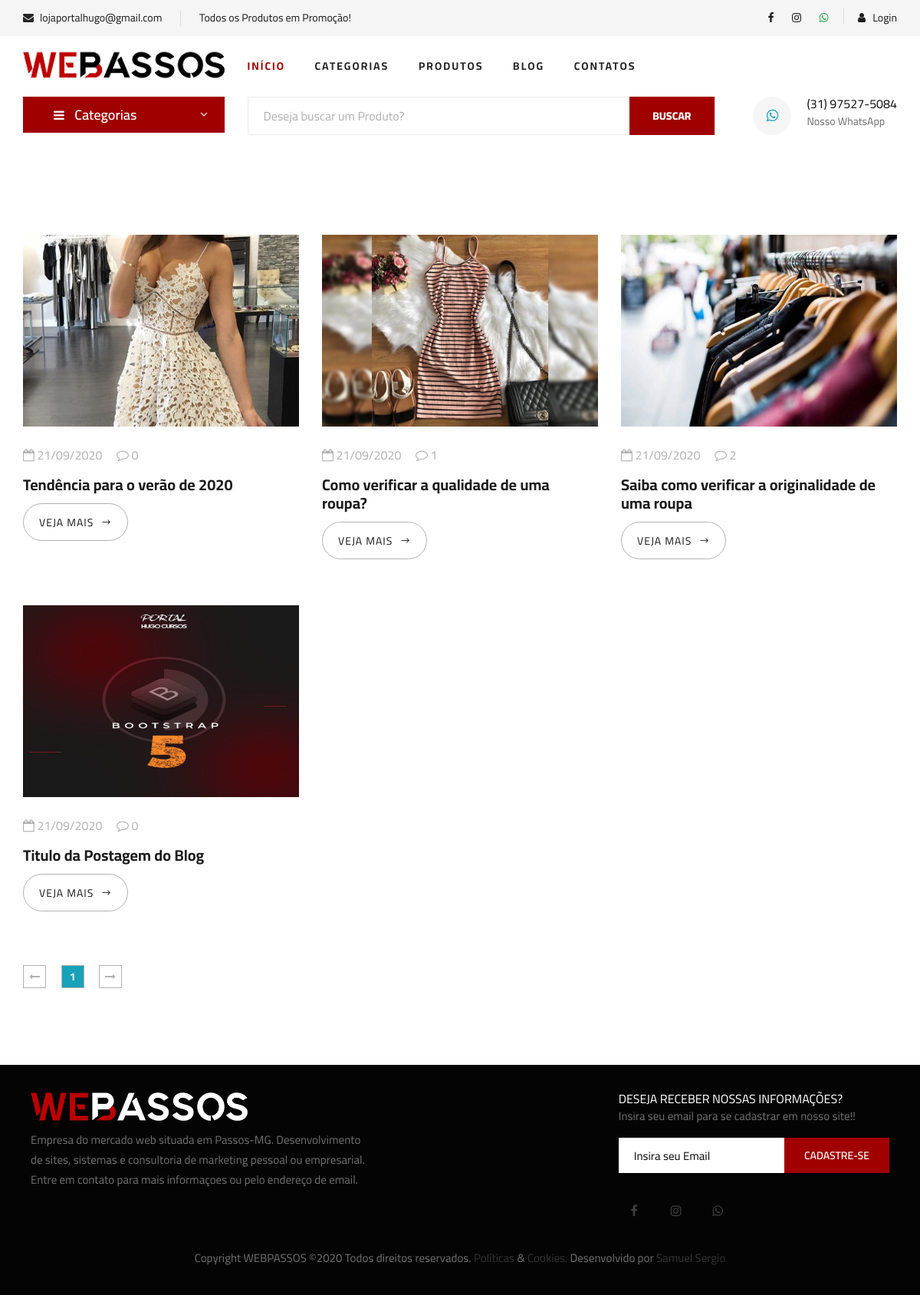
Screenshot of /blog.php with the database file from the repository.
### tables this page shows
CREATE TABLE `blog` (
  `id` int(11) NOT NULL AUTO_INCREMENT,
  `titulo` varchar(200) NOT NULL,
  `descricao_1` varchar(1000) NOT NULL,
  `descricao_2` varchar(1000) NOT NULL,
  `imagem` varchar(150) NOT NULL,
  `data` date NOT NULL,
  `palavras` varchar(150) DEFAULT NULL,
  `nome_url` varchar(200) NOT NULL,
  PRIMARY KEY (`id`)
);

### config.php (called while the page is built, shortened)
<?php
$itens_por_pagina = 6;
 ?>

### blog.php (the view, shortened to what this page needs)
<?php
require_once("cabecalho.php");
?>
<?php
require_once("cabecalho-busca.php");
?>
<?php
if(@$_GET['pagina'] != null){
    $pag = $_GET['pagina'];
}else{
    $pag = 0;
}
$limite = $pag * @$itens_por_pagina;
$pagina = $pag;
$nome_pag = 'blog.php';
 ?>
    <section class="blog spad">
        <div class="container">
                    <div class="row">
                          <?php
               $query = $pdo->query("SELECT * FROM blog order by id desc LIMIT $limite, $itens_por_pagina");
               $res = $query->fetchAll(PDO::FETCH_ASSOC);
               for ($i=0; $i < count($res); $i++) {
                  $titulo = $res[$i]['titulo'];
                  $imagem = $res[$i]['imagem'];
                  $data = $res[$i]['data'];
                  $id = $res[$i]['id'];
                  $nome_url = $res[$i]['nome_url'];
                  $data = implode('/', array_reverse(explode('-', $data)));
                  $query2 = $pdo->query("SELECT * FROM coment_blog where id_blog = '$id' ");
                  $res2 = $query2->fetchAll(PDO::FETCH_ASSOC);
                  $total_itens = @count($res2);
                  $query3 = $pdo->query("SELECT * FROM blog ");
                  $res3 = $query3->fetchAll(PDO::FETCH_ASSOC);
                  $num_total = @count($res3);
                  $num_paginas = ceil($num_total/$itens_por_pagina);
                  ?>
                        <div class="col-lg-4 col-md-4 col-sm-6">
                            <div class="blog__item">
                                <div class="blog__item__pic">
                                    <img src="img/blog/<?php echo $imagem ?>" width="100%" height="250" alt="">
                                </div>
                                <div class="blog__item__text">
                                    <ul>
                                        <li><i class="fa fa-calendar-o"></i> <?php echo $data ?></li>
                                        <li><i class="fa fa-comment-o"></i> <?php echo $total_itens ?></li>
                                    </ul>
                                    <h5><a href="postagem-<?php echo $nome_url ?>"><?php echo $titulo ?></a></h5>
                                    <a href="postagem-<?php echo $nome_url ?>" class="blog__btn">VEJA MAIS <span class="arrow_right"></span></a>
                                </div>
                            </div>
                        </div>
                    <?php } ?>
                    </div>
                    <div class="product__pagination">
                <a href="<?php echo $nome_pag ?>?pagina=0"><i class="fa fa-long-arrow-left"></i></a>
                <?php
                    for($i = 0; $i < @$num_paginas; $i++){
                        $estilo = '';
                        if($pagina == $i){
                            $estilo = 'bg-info text-light';
                        }
                        if($pagina >= ($i - 2) && $pagina <= ($i + 2)){ ?>
                         <a href="<?php echo $nome_pag ?>?pagina=<?php echo $i ?>" class="<?php echo $estilo ?>"><?php echo $i + 1 ?></a>
                       <?php }
                    }
                 ?>
                <a href="<?php echo $nome_pag ?>?pagina=<?php echo $num_paginas - 1 ?>"><i class="fa fa-long-arrow-right"></i></a>
            </div>
        </div>
    </section>
   <?php
require_once("rodape.php");
?>

### css/style.css (style rules this page uses)
html, body { height: 100%; font-family: "Cairo", sans-serif; -webkit-font-smoothing: antialiased; font-smoothing: antialiased; }
h1, h2, h3, h4, h5, h6 { margin: 0; color: #111111; font-weight: 400; font-family: "Cairo", sans-serif; }
h5 { font-size: 18px; }
img { max-width: 100%; }
ul, ol { padding: 0; margin: 0; }
.spad { padding-top: 100px; padding-bottom: 100px; }
.product__pagination, .blog__pagination { padding-top: 10px; }
.product__pagination a, .blog__pagination a { display: inline-block; width: 30px; height: 30px; border: 1px solid #b2b2b2; font-size: 14px; color: #b2b2b2; font-weight: 700; line-height: 28px; text-align: center; margin-right: 16px; -webkit-transition: all, 0.3s; -moz-transition: all, 0.3s; -ms-transition: all, 0.3s; -o-transition: all, 0.3s; transition: all, 0.3s; }
.product__pagination a:last-child, .blog__pagination a:last-child { margin-right: 0; }
.blog__item { margin-bottom: 60px; }
.blog__item__pic img { min-width: 100%; }
.blog__item__text { padding-top: 25px; }
.blog__item__text ul { margin-bottom: 15px; }
.blog__item__text ul li { font-size: 16px; color: #b2b2b2; list-style: none; display: inline-block; margin-right: 15px; }
.blog__item__text ul li:last-child { margin-right: 0; }
.blog__item__text h5 { margin-bottom: 12px; }
.blog__item__text h5 a { font-size: 20px; color: #1c1c1c; font-weight: 700; }
.blog__item__text .blog__btn { display: inline-block; font-size: 14px; color: #1c1c1c; text-transform: uppercase; letter-spacing: 1px; border: 1px solid #b2b2b2; padding: 14px 20px 12px; border-radius: 25px; }
.blog__item__text .blog__btn span { position: relative; top: 1px; margin-left: 5px; }
@media only screen and (min-width: 1200px) { .container { max-width: 1170px; } }

### rows the page displays
blog: imagem (picture), data "21/09/2020", total_itens "0", titulo "Tendência para o verão de 2020"
blog: imagem (picture), data "21/09/2020", total_itens "1", titulo "Como verificar a qualidade de uma roupa?"
blog: imagem (picture), data "21/09/2020", total_itens "2", titulo "Saiba como verificar a originalidade de uma roupa"
blog: imagem (picture), data "21/09/2020", total_itens "0", titulo "Titulo da Postagem do Blog"

### other values shown
$email "lojaportalhugo@gmail.com"
$texto_destaque "Todos os Produtos em Promoção!"
$whatsapp "(31) 97527-5084"
